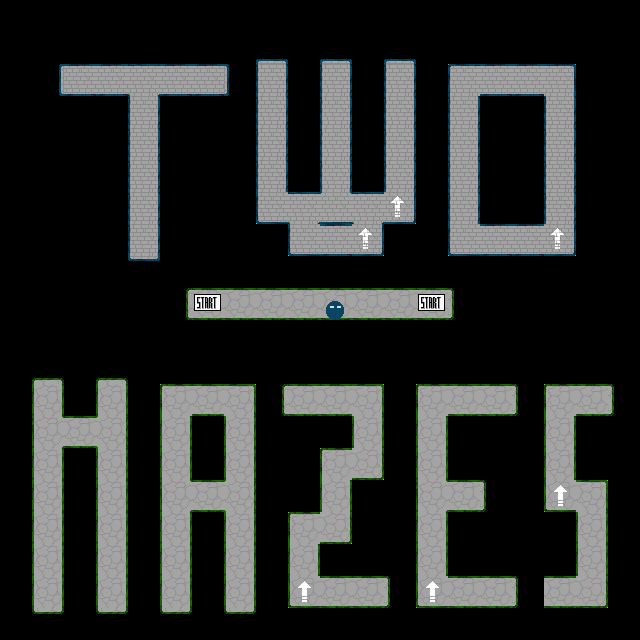

This is a level from a 2D game, rendered from its Tiled map with the project's own tilesets. A one-line summary and the complete map file follow:
An orthogonal 20x20 tile map with 32x32 px tiles, 5 tile layers (maze blue, maze green, objects, start positions, ...), 3 tilesets.

<map version="1.0" orientation="orthogonal" renderorder="right-down" width="20" height="20" tilewidth="32" tileheight="32" nextobjectid="1">
 <tileset firstgid="1" name="maze-blue" tilewidth="32" tileheight="32" tilecount="14" columns="14">
  <image source="maze-blue.png" width="448" height="32" />
 </tileset>
 <tileset firstgid="15" name="maze-green" tilewidth="32" tileheight="32" tilecount="14" columns="14">
  <image source="maze-green.png" width="448" height="32" />
 </tileset>
 <tileset firstgid="29" name="objects" tilewidth="32" tileheight="32" tilecount="10" columns="10">
  <image source="objects.png" width="320" height="32" />
 </tileset>
 <layer name="maze blue" width="20" height="20">
  <data encoding="csv">
0,0,0,0,0,0,0,0,0,0,0,0,0,0,0,0,0,0,0,0,
0,0,0,0,0,0,0,0,13,0,13,0,13,0,0,0,0,0,0,0,
0,14,6,6,10,6,6,12,5,0,5,0,5,0,1,6,6,4,0,0,
0,0,0,0,5,0,0,0,5,0,5,0,5,0,5,0,0,5,0,0,
0,0,0,0,5,0,0,0,5,0,5,0,5,0,5,0,0,5,0,0,
0,0,0,0,5,0,0,0,5,0,5,0,5,0,5,0,0,5,0,0,
0,0,0,0,5,0,0,0,2,10,8,10,3,0,5,0,0,5,0,0,
0,0,0,0,5,0,0,0,0,2,6,3,0,0,2,6,6,3,0,0,
0,0,0,0,11,0,0,0,0,0,0,0,0,0,0,0,0,0,0,0,
0,0,0,0,0,14,6,6,6,6,6,6,6,6,12,0,0,0,0,0,
0,0,0,0,0,0,0,0,0,0,0,0,0,0,0,0,0,0,0,0,
0,0,0,0,0,0,0,0,0,0,0,0,0,0,0,0,0,0,0,0,
0,0,0,0,0,0,0,0,0,0,0,0,0,0,0,0,0,0,0,0,
0,0,0,0,0,0,0,0,0,0,0,0,0,0,0,0,0,0,0,0,
0,0,0,0,0,0,0,0,0,0,0,0,0,0,0,0,0,0,0,0,
0,0,0,0,0,0,0,0,0,0,0,0,0,0,0,0,0,0,0,0,
0,0,0,0,0,0,0,0,0,0,0,0,0,0,0,0,0,0,0,0,
0,0,0,0,0,0,0,0,0,0,0,0,0,0,0,0,0,0,0,0,
0,0,0,0,0,0,0,0,0,0,0,0,0,0,0,0,0,0,0,0,
0,0,0,0,0,0,0,0,0,0,0,0,0,0,0,0,0,0,0,0
</data>
 </layer>
 <layer name="maze green" width="20" height="20">
  <data encoding="csv">
0,0,0,0,0,0,0,0,0,0,0,0,0,0,0,0,0,0,0,0,
0,0,0,0,0,0,0,0,0,0,0,0,0,0,0,0,0,0,0,0,
0,0,0,0,0,0,0,0,0,0,0,0,0,0,0,0,0,0,0,0,
0,0,0,0,0,0,0,0,0,0,0,0,0,0,0,0,0,0,0,0,
0,0,0,0,0,0,0,0,0,0,0,0,0,0,0,0,0,0,0,0,
0,0,0,0,0,0,0,0,0,0,0,0,0,0,0,0,0,0,0,0,
0,0,0,0,0,0,0,0,0,0,0,0,0,0,0,0,0,0,0,0,
0,0,0,0,0,0,0,0,0,0,0,0,0,0,0,0,0,0,0,0,
0,0,0,0,0,0,0,0,0,0,0,0,0,0,0,0,0,0,0,0,
0,0,0,0,0,25,20,20,20,20,20,20,20,20,27,0,0,0,0,0,
0,0,0,0,0,0,0,0,0,0,0,0,0,0,0,0,0,0,0,0,
0,28,0,28,0,0,0,0,0,0,0,0,0,0,0,0,0,0,0,0,
0,19,0,19,0,15,20,18,25,20,20,18,0,15,20,20,27,15,20,27,
0,21,20,23,0,19,0,19,0,0,0,19,0,19,0,0,0,19,0,0,
0,19,0,19,0,19,0,19,0,0,15,17,0,19,0,0,0,19,0,0,
0,19,0,19,0,21,20,23,0,0,19,0,0,21,20,27,0,16,18,0,
0,19,0,19,0,19,0,19,0,15,17,0,0,19,0,0,0,0,19,0,
0,19,0,19,0,19,0,19,0,19,0,0,0,19,0,0,0,0,19,0,
0,19,0,19,0,19,0,19,0,16,20,20,27,16,20,20,27,20,17,0,
0,26,0,26,0,26,0,26,0,0,0,0,0,0,0,0,0,0,0,0
</data>
 </layer>
 <layer name="objects" width="20" height="20">
  <data encoding="csv">
0,0,0,0,0,0,0,0,0,0,0,0,0,0,0,0,0,0,0,0,
0,0,0,0,0,0,0,0,0,0,0,0,0,0,0,0,0,0,0,0,
0,0,0,0,0,0,0,0,0,0,0,0,0,0,0,0,0,0,0,0,
0,0,0,0,0,0,0,0,0,0,0,0,0,0,0,0,0,0,0,0,
0,0,0,0,0,0,0,0,0,0,0,0,0,0,0,0,0,0,0,0,
0,0,0,0,0,0,0,0,0,0,0,0,0,0,0,0,0,0,0,0,
0,0,0,0,0,0,0,0,0,0,0,0,0,0,0,0,0,0,0,0,
0,0,0,0,0,0,0,0,0,0,0,0,0,0,0,0,0,0,0,0,
0,0,0,0,0,0,0,0,0,0,0,0,0,0,0,0,0,0,0,0,
0,0,0,0,0,0,38,0,0,0,0,0,0,38,0,0,0,0,0,0,
0,0,0,0,0,0,0,0,0,0,0,0,0,0,0,0,0,0,0,0,
0,0,0,0,0,0,0,0,0,0,0,0,0,0,0,0,0,0,0,0,
0,0,0,0,0,0,0,0,0,0,0,0,0,0,0,0,0,0,0,0,
0,0,0,0,0,0,0,0,0,0,0,0,0,0,0,0,0,0,0,0,
0,0,0,0,0,0,0,0,0,0,0,0,0,0,0,0,0,0,0,0,
0,0,0,0,0,0,0,0,0,0,0,0,0,0,0,0,0,0,0,0,
0,0,0,0,0,0,0,0,0,0,0,0,0,0,0,0,0,0,0,0,
0,0,0,0,0,0,0,0,0,0,0,0,0,0,0,0,0,0,0,0,
0,0,0,0,0,0,0,0,0,0,0,0,0,0,0,0,0,0,0,0,
0,0,0,0,0,0,0,0,0,0,0,0,0,0,0,0,0,0,0,0
</data>
 </layer>
 <layer name="start positions" width="20" height="20">
  <data encoding="csv">
0,0,0,0,0,0,0,0,0,0,0,0,0,0,0,0,0,0,0,0,
0,0,0,0,0,0,0,0,0,0,0,0,0,0,0,0,0,0,0,0,
0,0,0,0,0,0,0,0,0,0,0,0,0,0,0,0,0,0,0,0,
0,0,0,0,0,0,0,0,0,0,0,0,0,0,0,0,0,0,0,0,
0,0,0,0,0,0,0,0,0,0,0,0,0,0,0,0,0,0,0,0,
0,0,0,0,0,0,0,0,0,0,0,0,0,0,0,0,0,0,0,0,
0,0,0,0,0,0,0,0,0,0,0,0,0,0,0,0,0,0,0,0,
0,0,0,0,0,0,0,0,0,0,0,0,0,0,0,0,0,0,0,0,
0,0,0,0,0,0,0,0,0,0,0,0,0,0,0,0,0,0,0,0,
0,0,0,0,0,0,0,0,0,0,32,0,0,0,0,0,0,0,0,0,
0,0,0,0,0,0,0,0,0,0,0,0,0,0,0,0,0,0,0,0,
0,0,0,0,0,0,0,0,0,0,0,0,0,0,0,0,0,0,0,0,
0,0,0,0,0,0,0,0,0,0,0,0,0,0,0,0,0,0,0,0,
0,0,0,0,0,0,0,0,0,0,0,0,0,0,0,0,0,0,0,0,
0,0,0,0,0,0,0,0,0,0,0,0,0,0,0,0,0,0,0,0,
0,0,0,0,0,0,0,0,0,0,0,0,0,0,0,0,0,0,0,0,
0,0,0,0,0,0,0,0,0,0,0,0,0,0,0,0,0,0,0,0,
0,0,0,0,0,0,0,0,0,0,0,0,0,0,0,0,0,0,0,0,
0,0,0,0,0,0,0,0,0,0,0,0,0,0,0,0,0,0,0,0,
0,0,0,0,0,0,0,0,0,0,0,0,0,0,0,0,0,0,0,0
</data>
 </layer>
 <layer name="enemy trajectories" width="20" height="20" offsetx="29" offsety="2">
  <data encoding="csv">
0,0,0,0,0,0,0,0,0,0,0,0,0,0,0,0,0,0,0,0,
0,0,0,0,0,0,0,0,0,0,0,0,0,0,0,0,0,0,0,0,
0,0,0,0,0,0,0,0,0,0,0,0,0,0,0,0,0,0,0,0,
0,0,0,0,0,0,0,0,0,0,0,0,0,0,0,0,0,0,0,0,
0,0,0,0,0,0,0,0,0,0,0,0,0,0,0,0,0,0,0,0,
0,0,0,0,0,0,0,0,0,0,0,0,0,0,0,0,0,0,0,0,
0,0,0,0,0,0,0,0,0,0,0,0,0,0,0,0,0,0,0,0,
0,0,0,0,0,0,0,0,0,0,0,0,0,0,0,0,0,0,0,0,
0,0,0,0,0,0,0,0,0,0,0,0,0,0,0,0,0,0,0,0,
0,0,0,0,0,0,0,0,0,0,0,0,0,0,0,0,0,0,0,0,
0,0,0,0,0,0,0,0,0,0,0,0,0,0,0,0,0,0,0,0,
0,0,0,0,0,0,0,0,0,0,0,0,0,0,0,0,0,0,0,0,
0,0,0,0,0,0,0,0,0,0,0,0,0,0,0,0,0,0,0,0,
0,0,0,0,0,0,0,0,0,0,0,0,0,0,0,0,0,0,0,0,
0,0,0,0,0,0,0,0,0,0,0,0,0,0,0,0,0,0,0,0,
0,0,0,0,0,0,0,0,0,0,0,0,0,0,0,0,0,0,0,0,
0,0,0,0,0,0,0,0,0,0,0,0,0,0,0,0,0,0,0,0,
0,0,0,0,0,0,0,0,0,0,0,0,0,0,0,0,0,0,0,0,
0,0,0,0,0,0,0,0,0,0,0,0,0,0,0,0,0,0,0,0,
0,0,0,0,0,0,0,0,0,0,0,0,0,0,0,0,0,0,0,0
</data>
 </layer>
</map>